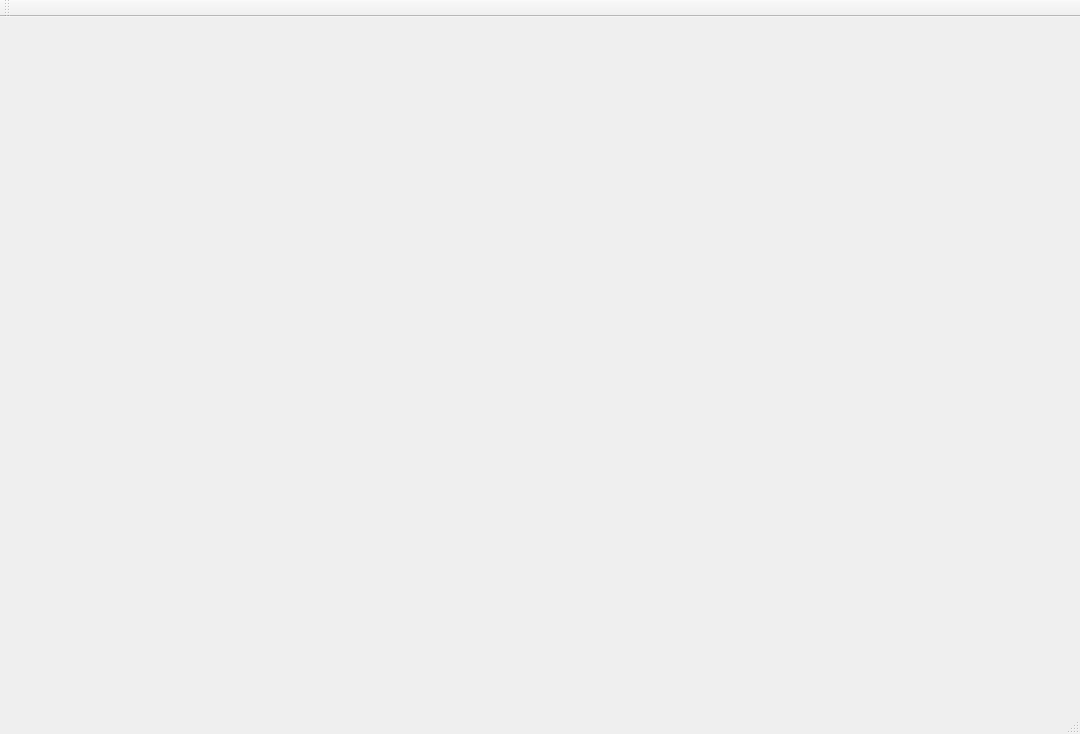
<?xml version="1.0" encoding="UTF-8"?>
<ui version="4.0">
 <class>MoaraClientClass</class>
 <widget class="QMainWindow" name="MoaraClientClass">
  <property name="geometry">
   <rect>
    <x>0</x>
    <y>0</y>
    <width>1080</width>
    <height>734</height>
   </rect>
  </property>
  <property name="minimumSize">
   <size>
    <width>0</width>
    <height>0</height>
   </size>
  </property>
  <property name="windowTitle">
   <string>MoaraClient</string>
  </property>
  <property name="styleSheet">
   <string notr="true"/>
  </property>
  <widget class="QWidget" name="centralWidget">
   <property name="styleSheet">
    <string notr="true"/>
   </property>
   <layout class="QHBoxLayout" name="horizontalLayout_2">
    <item>
     <spacer name="horizontalSpacer_2">
      <property name="orientation">
       <enum>Qt::Horizontal</enum>
      </property>
      <property name="sizeType">
       <enum>QSizePolicy::Fixed</enum>
      </property>
      <property name="sizeHint" stdset="0">
       <size>
        <width>40</width>
        <height>20</height>
       </size>
      </property>
     </spacer>
    </item>
    <item>
     <layout class="QVBoxLayout" name="vertical1">
      <property name="spacing">
       <number>10</number>
      </property>
      <property name="bottomMargin">
       <number>0</number>
      </property>
     </layout>
    </item>
    <item>
     <spacer name="horizontalSpacer">
      <property name="orientation">
       <enum>Qt::Horizontal</enum>
      </property>
      <property name="sizeType">
       <enum>QSizePolicy::Fixed</enum>
      </property>
      <property name="sizeHint" stdset="0">
       <size>
        <width>40</width>
        <height>20</height>
       </size>
      </property>
     </spacer>
    </item>
   </layout>
  </widget>
  <widget class="QMenuBar" name="menuBar">
   <property name="geometry">
    <rect>
     <x>0</x>
     <y>0</y>
     <width>1080</width>
     <height>21</height>
    </rect>
   </property>
  </widget>
  <widget class="QToolBar" name="mainToolBar">
   <attribute name="toolBarArea">
    <enum>TopToolBarArea</enum>
   </attribute>
   <attribute name="toolBarBreak">
    <bool>false</bool>
   </attribute>
  </widget>
  <widget class="QStatusBar" name="statusBar"/>
 </widget>
 <layoutdefault spacing="6" margin="11"/>
 <resources>
  <include location="MoaraClient.qrc"/>
 </resources>
 <connections/>
</ui>
